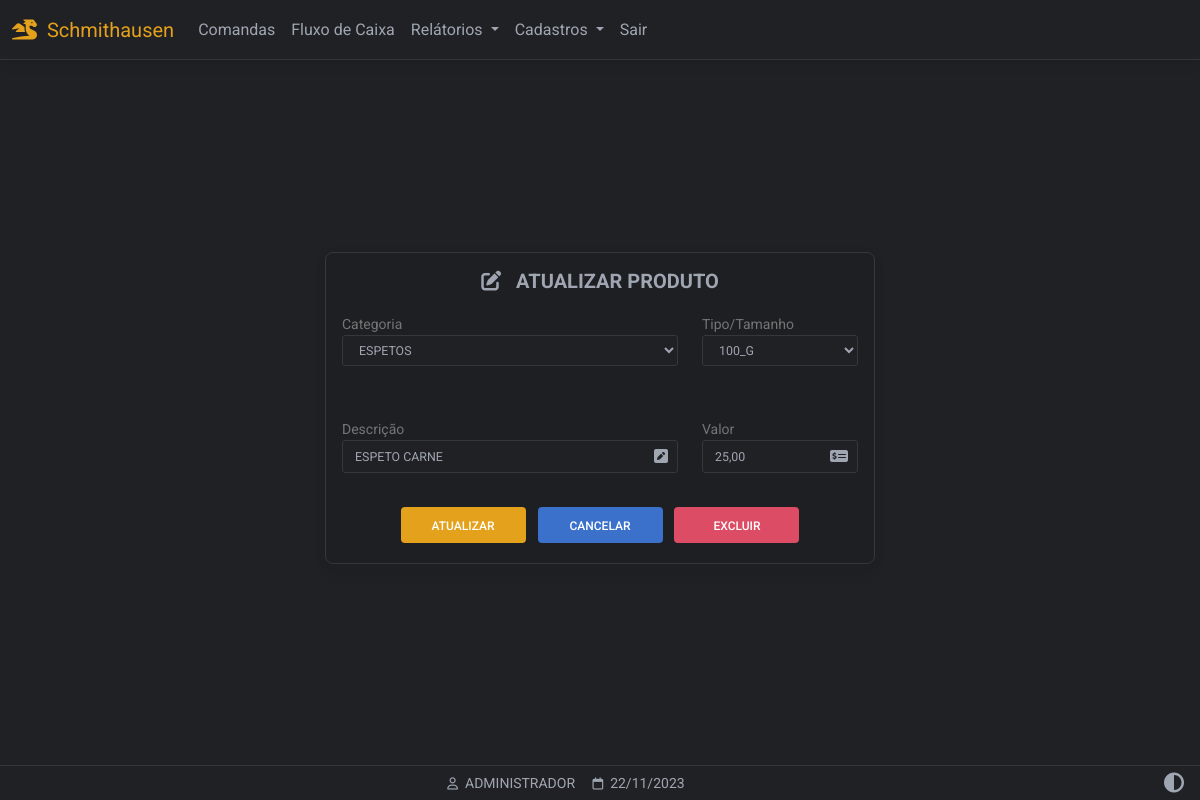
Screenshot of /produtos_atualizar/1/1/1 (signed in) with the database file from the repository.
### website/models.py (models this page shows)
class Produto(db.Model):
    id = db.Column(db.Integer, primary_key=True)
    descricao = db.Column(db.String(150))
    valor = db.Column(db.Float)
    data_criacao = db.Column(db.DateTime(timezone=True), default=func.now())
    user_id = db.Column(db.Integer, db.ForeignKey('user.id'))
    cat_id = db.Column(db.Integer, db.ForeignKey('categoria.id'))
    tam_id = db.Column(db.Integer, db.ForeignKey('tamanho.id'))
    usuario = db.relationship('User',backref='usuarios')
    categoria = db.relationship('Categoria',backref='categorias')
    tamanho = db.relationship('Tamanho',backref='tamanho')

class User(db.Model, UserMixin):
    id = db.Column(db.Integer, primary_key=True)
    email = db.Column(db.String(150), unique=True)
    password = db.Column(db.String(150))
    first_name = db.Column(db.String(150))
    user = db.relationship('Produto',backref='produto')

### website/routes/view_produtos.py (the view, shortened to what this page needs)
@view_produtos.route('/produtos_atualizar/<int:id>/<int:cat>/<int:tam>', methods=['GET','POST'])
@login_required
def atualizarProdutos(id,cat,tam):
    form = CadastroProduto()
    form.categoria.query = Categoria.query
    form.tamanho.query = Tamanho.query
    get_pro = Produto.query.get(id)
    objTamanhos = Tamanho.query.all()
    catArray = []
    for row in objTamanhos:
        obj = {}
        obj['tam_id'] = row.id
        obj['tam_nome'] = row.nome
        obj['cat_id'] = row.tamanhos.id
        obj['cat_nome'] = row.tamanhos.nome
        catArray.append(obj)
    get_cat_text = Categoria.query.get(cat).nome
    get_tam_text = Tamanho.query.get(tam).nome
    return render_template('produtos_atualizar.html',
    user=current_user,
    data=data,
    form=form,
    p=get_pro,
    objTamanhos=catArray,
    tamTex=get_tam_text,
    catTex=get_cat_text
    )

### website/forms/forms_produtos.py
class CadastroProduto(FlaskForm):
	categoria = QuerySelectField(
	get_label='nome',
	allow_blank=True,
	blank_text='-- SELECIONE --',
	validators = [
	DataRequired(message=("Obrigatório!"))
	])
	tamanho = QuerySelectField(
	get_label='nome',
	allow_blank=True,
	blank_text='-- SELECIONE --',
	validators = [
	DataRequired(message=("Obrigatório!"))
	])
	descricao = StringField('descricao',
	validators = [
	DataRequired(message=("Obrigatório!")),
	Length(min=4, message=("Pelo menos 4 caracteres!"))
	])
	valor = StringField(
	'valor',
	validators = [
	DataRequired(message=("Obrigatório!"))
	])

### website/templates/produtos_atualizar.html (shortened to what this page needs)
{% extends "base.html" %}
{% block title %} Atualizar Produtos {% endblock %} {% block
content %}
{% set id = p.id %}
{% set descricao = p.descricao %}
{% set categoria = p.categoria %}
{% set tamanho = p.tamanho %}
{% set valor = p.valor %}
<div class="pt-5 container-fluid background-container-form d-flex align-items-center justify-content-center"
  style="min-height: 100dvh">
  <form id="atualizarProdutos" method="POST" class="form-border form-outline form-white card myTheme-900 mt-5 mb-5 p-3 larg-max-form"
    action="" novalidate>
    <h3 align="center" class="fw-bold mb-1 text-uppercase  mb-3 h5">
      <i class="fa-solid fa-pen-to-square"></i>&nbsp;&nbsp;&nbsp;ATUALIZAR PRODUTO
    </h3>
    <div class="row">
      <div class="col-sm-8">
        <div class="form-text">Categoria</div>
        <div class="pb-5">
          {{ form.categoria( class='myInputs form-control-sm',
          style='text-transform:uppercase', id='categorias', autofocus='true')
          }}
        </div>
      </div>
      <div class="col">
        <div class="form-text">Tipo/Tamanho</div>
        <div class="pb-5">
          {{ form.tamanho( class='myInputs form-control-sm',
          style='text-transform:uppercase', id='tamanhos', autofocus='true') }}
        </div>
      </div>
    </div>
    <div class="row">
      <div class="col-sm-8">
        <div class="form-text">Descrição</div>
        <div class="form-outline">
          {{ form.descricao( class='myInputs form-control-sm',
          style='text-transform:uppercase', value=p.descricao) }}
        </div>
      </div>
      <div class="col">
        <div class="form-text">Valor</div>
        <div class="form-outline">
          {{ form.valor( class='myInputs form-control-sm',
          style='text-transform:uppercase', value=p.valor | replace(".",","), id='valor') }}
        </div>
      </div>
    </div>
    <div class="text-center">
      <input style="width:125px" type="submit" value="ATUALIZAR" class="btn btn-warning m-1" />
      <a style="width:125px" href="/produtos" class="btn btn-primary m-1">CANCELAR</a>
      <a style="width:125px" class="btn btn-danger m-1" data-mdb-toggle="modal"
        data-mdb-target="#confirmmodalProdutos">EXCLUIR</a>
    </div>
  </form>
</div>
{% endblock %}
{% block titlefooter %}
<span style="color: #9fa6b2">
  &nbsp;{{ user.first_name.split()[0] | upper }} &nbsp;&nbsp;&nbsp;
  <span style="color: #9fa6b2">
    &nbsp;{{ data.strftime('%d/%m/%Y') }}
  </span>
  {% endblock %}</span>

### website/static/css/base.css (style rules this page uses)
:root { --custom-color: 211, 84, 0; --color-primary: 59, 113, 202; --color-secondary: 159,166,178; --color-success: 20,164,77; --color-danger: 220, 76, 76; --color-warning: 228,161,27; --color-info: 84,180,211; --color-ligth: 251,251,251; --color-theme-500: 32, 33, 36; --color-theme-900: 30, 31, 34; --cor-fonte: 159,166,178; --cor-da-borda: 53, 56, 59; }
.larg-max-form { max-width: 550px!important; }
.myTheme-900 { background-color: rgb(var(--color-theme-900))!important; color: rgb(var(--cor-fonte))!important; }
.myTheme-500 { background-color: rgb(var(--color-theme-500))!important; color: rgb(var(--cor-fonte))!important; }
.my-footer span { color: rgb(var(--cor-fonte)); }
.btn { box-shadow: none!important; }
.fa-pen-to-square, .fa-trash-can { color: rgb(var(--cor-fonte))!important; }
.form-outline { margin-bottom: 30px!important; }
.form-border { border: 1px solid rgb(var(--cor-da-borda))!important; margin-bottom: 80px!important; }
.myInputs { color: rgb(var(--cor-fonte))!important; border: 1px solid rgb(var(--cor-da-borda))!important; background-color: rgb(var(--color-theme-500)); width: 100%; padding: 0.35rem; padding-left: 0.75rem; border-radius: 3px; }

### rows the page displays
Produto: descricao "ESPETO CARNE", valor "25,00"
User: first_name "ADMINISTRADOR"

### other values shown
{{ data.strftime('%d/%m/%Y') }} "22/11/2023"
